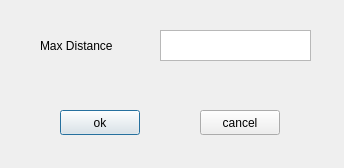
<?xml version="1.0" encoding="UTF-8"?>
<ui version="4.0">
 <class>PeptML</class>
 <widget class="QDialog" name="PeptML">
  <property name="geometry">
   <rect>
    <x>0</x>
    <y>0</y>
    <width>344</width>
    <height>168</height>
   </rect>
  </property>
  <property name="windowTitle">
   <string>Cutpoints</string>
  </property>
  <widget class="QPushButton" name="ok_button">
   <property name="geometry">
    <rect>
     <x>60</x>
     <y>110</y>
     <width>80</width>
     <height>25</height>
    </rect>
   </property>
   <property name="text">
    <string>ok</string>
   </property>
  </widget>
  <widget class="QPushButton" name="cancel_button">
   <property name="geometry">
    <rect>
     <x>200</x>
     <y>110</y>
     <width>80</width>
     <height>25</height>
    </rect>
   </property>
   <property name="text">
    <string>cancel</string>
   </property>
  </widget>
  <widget class="QTextEdit" name="max_distance">
   <property name="geometry">
    <rect>
     <x>160</x>
     <y>30</y>
     <width>151</width>
     <height>31</height>
    </rect>
   </property>
  </widget>
  <widget class="QLabel" name="label_2">
   <property name="geometry">
    <rect>
     <x>40</x>
     <y>30</y>
     <width>111</width>
     <height>31</height>
    </rect>
   </property>
   <property name="text">
    <string>Max Distance</string>
   </property>
  </widget>
 </widget>
 <resources/>
 <connections/>
</ui>
